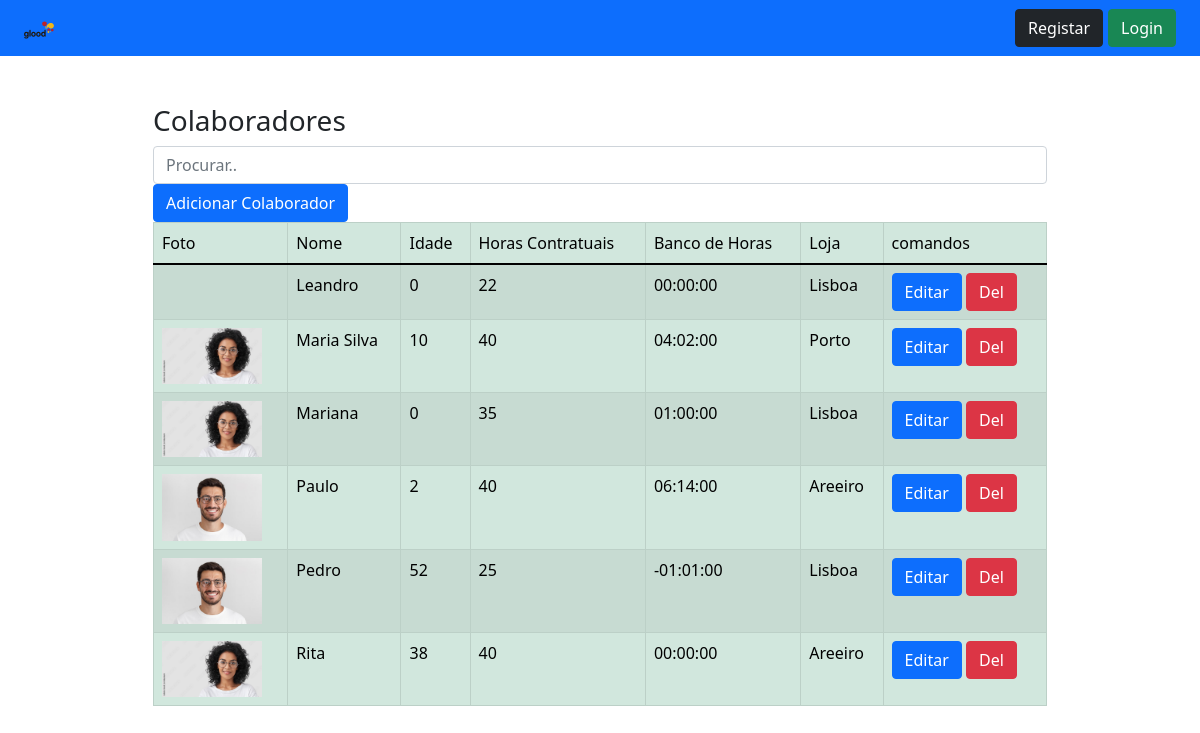
Page /TrabFinal/colaboradores.php on the committed database.
### tables this page shows
CREATE TABLE `colaboradores` (
  `id` int NOT NULL AUTO_INCREMENT,
  `parentId` int DEFAULT NULL,
  `NomeColaborador` varchar(120) DEFAULT NULL,
  `dataNasc` date DEFAULT NULL,
  `HorasSemanais` int DEFAULT NULL,
  `saldoHoras` time DEFAULT '00:00:00',
  `photo` varchar(255) DEFAULT NULL,
  PRIMARY KEY (`id`),
  KEY `fk_loja` (`parentId`),
  CONSTRAINT `fk_loja` FOREIGN KEY (`parentId`) REFERENCES `lojas` (`id`)
);

CREATE TABLE `lojas` (
  `id` int NOT NULL AUTO_INCREMENT,
  `localizacao` varchar(120) DEFAULT NULL,
  `nomeLoja` varchar(120) DEFAULT NULL,
  PRIMARY KEY (`id`)
);

### TrabFinal/classes/dbhClass.php (called while the page is built)
<?php
class Dbh
{
    protected function connect()
    {
        $host = 'localhost';
        $dbname = 'horario';
        $user = 'root';
        $password = '';
        $dns = "mysql:host=$host;dbname=$dbname;charset=utf8mb4";
        $options = [
            PDO::ATTR_ERRMODE => PDO::ERRMODE_EXCEPTION,
            PDO::ATTR_DEFAULT_FETCH_MODE => PDO::FETCH_ASSOC,
            PDO::ATTR_EMULATE_PREPARES => false
        ];
        try {
            $pdo = new PDO($dns, $user, $password, $options);
            return $pdo;
        } catch (PDOException $e) {
            die($e->getMessage());
        }
    }
}

### TrabFinal/classes/colaboradorClass.php (called while the page is built, shortened)
<?php
class Colaborador extends Dbh
{
    public function getColabsLoja()
    {
    $sql = "call getColabsLoja()";
    $stmt = $this->connect()->prepare($sql);
    if (!$stmt->execute()) {
    $stmt = null;
    header("location: ../index.php?error=stmtfailed1");
    exit();
    }
    $colabs = $stmt->fetchAll();
    return $colabs;
    }
}

### TrabFinal/colaboradores.php (the view, shortened to what this page needs)
<?php
include("classes/dbhClass.php");
include("classes/colaboradorClass.php");
$loja = new Loja;
$lojas = $loja->getAll();
?>
<!DOCTYPE html>
<html lang="en">
<head>
    <link href="https://cdn.jsdelivr.net/npm/bootstrap@5.1.1/dist/css/bootstrap.min.css" rel="stylesheet">
    <link rel="stylesheet" href="https://cdn.jsdelivr.net/npm/bootstrap-icons@1.8.1/font/bootstrap-icons.css">
    <link rel="stylesheet" href="jquerypicker/jquery-ui.css" />
    <link rel="stylesheet"
        href="https://cdn.jsdelivr.net/npm/bootstrap-select@1.14.0-beta2/dist/css/bootstrap-select.min.css">
</head>
<body>
    <div class="row">
        <div class="col-12">
            <nav class="navbar navbar-expand-lg navbar-dark bg-primary">
                <div class="container-fluid">
                    <a class="navbar-brand" href="index.php">
                        <img src="imgs/logo.svg" alt="" width="30" height="24">
                    </a>
                    <?php
    if (isset($_SESSION["admin"])) {
    ?>
                    <button class="navbar-toggler" type="button" data-bs-toggle="collapse" data-bs-target="#navbarNav"
                        aria-controls="navbarNav" aria-expanded="false" aria-label="Toggle navigation">
                        <span class="navbar-toggler-icon"></span>
                    </button>
                    <div class="collapse navbar-collapse" id="navbarNav">
                        <ul class="navbar-nav">
                            <li class="nav-item dropdown">
                                <a class="nav-link active dropdown-toggle" href="#" id="navbarDropdownMenuLink"
                                    role="button" data-bs-toggle="dropdown" aria-expanded="false">
                                    Lojas
                                </a>
                                <ul class="dropdown-menu" aria-labelledby="navbarDropdownMenuLink">
                                    <li><a class="dropdown-item" href="lojas.php">Ver Todas</a></li>
                                    <?php
                    foreach ($lojas as $k => $item) {
                        echo "
                        <li><a class='dropdown-item' href='loja.php?idloja=" . $item['id'] ."'>" . $item['nomeLoja']. "</a></li>
                        "; };
                        ?>
                                </ul>
                            </li>
                            <li class="nav-item">
                                <a class="nav-link active" aria-current="page"
                                    href="colaboradores.php">Colaboradores</a>
                            </li>
                            <li class="nav-item">
                                <a class="nav-link active" aria-current="page" href="datatables.php">Vista geral</a>
                            </li>
                            <li class="nav-item">
                                <a class="nav-link" href="bancoHoras.php">Banco de Horas</a>
                            </li>
                        </ul>
                    </div>
                    <ul class="navbar-nav ms-auto">
                        <li class="nav-item">
                            <a class="nav-link" href="" data-bs-target="#myModal" data-bs-toggle="modal"><?php echo $_SESSION["uid"];
                ?></a>
                        </li>
                        <li class="nav-item">
                            <a class="btn btn-danger" href="includes/logoutInclude.php">Logout</a>
                        </li>
                        <?php
            }else{
            ?>
                        <ul class="navbar-nav ms-auto">
                            <li class="nav-item">
                                <a class="btn btn-dark" style="margin-right:5px" href="signup.html">Registar</a>
                            </li>
                            <li class="nav-item">
                                <a class="btn btn-success" href="login.html">Login</a>
                            </li>
                        </ul>
                        <?php
            }
        ?>
                </div>
            </nav>
        </div>
    </div>
    <br>
    <br>
    <div class="row d-flex justify-content-center">
        <div class="col-9">
            <h3>Colaboradores</h3>
            <input class="form-control" id="myInput" type="text" placeholder="Procurar..">
            <button type="button" class="btn btn-primary" data-bs-toggle="modal" data-bs-target="#colabModal">
                Adicionar Colaborador
            </button>
            <table id="myTable" class=" table table-responsive table-striped table-bordered table-success">
                <thead>
                    <td>Foto</td>
                    <td>Nome</td>
                    <td>Idade</td>
                    <td>Horas Contratuais</td>
                    <td>Banco de Horas</td>
                    <td>Loja</td>
                    <td colspan="2">comandos</td>
                </thead>
                <tbody id="tb">
                    <?php
                    function del($id)
                    {
                        return "<a name='del' data-idcolab='" . $id . "' class ='btn btn-danger' id='" . $id . "'>Del</a>";
                    }
                    function lnk($id)
                    {
                        return "<a href='colaborador.php?idcolab=$id' class='btn btn-primary' >Editar</a>";
                    }
                    $colab = new Colaborador;
                    $colabs = $colab->getColabsLoja();
                    foreach ($colabs as $k => $item) {
                        $dateOfBirth = $item['dataNasc'];
                        $today = date("Y-m-d");
                        $diff = date_diff(date_create($dateOfBirth), date_create($today));
                        echo "<tr> <td> <img src='";
                        if(isset($item['photo'])){
                            echo   "imgs/". $item['photo'] ."'";
                        }else{
                             echo  "imgs/nophoto.jpg'";
                        }
                       echo " alt='' class='' style='width: 100px;display: block;'> </td> ";
                    echo "
                        <td>" . $item['NomeColaborador'] . "</td>
                        <td>" . $diff->format('%y') . "</td>
                        <td>" . $item['HorasSemanais'] . "</td>
                        <td class='saldo'>" . $item['saldoHoras'] . "</td>
                        <td>" .$item['nomeLoja']. "</td>
                        <td>" . lnk($item['id']) . " " . del($item['id']) . "</td>
                    </tr>";
                    }
                    ?>
                </tbody>
            </table>
        </div>
    </div>
</body>
</html>
</body>
</html>

### rows in the picture
colaboradores: NomeColaborador "Leandro", dataNasc "0", HorasSemanais "22", saldoHoras "00:00:00", parentId.nomeLoja "Lisboa"
colaboradores: photo (picture), NomeColaborador "Maria Silva", dataNasc "10", HorasSemanais "40", saldoHoras "04:02:00", parentId.nomeLoja "Porto"
colaboradores: photo (picture), NomeColaborador "Mariana", dataNasc "0", HorasSemanais "35", saldoHoras "01:00:00", parentId.nomeLoja "Lisboa"
colaboradores: photo (picture), NomeColaborador "Paulo", dataNasc "2", HorasSemanais "40", saldoHoras "06:14:00", parentId.nomeLoja "Areeiro"
colaboradores: photo (picture), NomeColaborador "Pedro", dataNasc "52", HorasSemanais "25", saldoHoras "-01:01:00", parentId.nomeLoja "Lisboa"
colaboradores: photo (picture), NomeColaborador "Rita", dataNasc "38", HorasSemanais "40", saldoHoras "00:00:00", parentId.nomeLoja "Areeiro"
